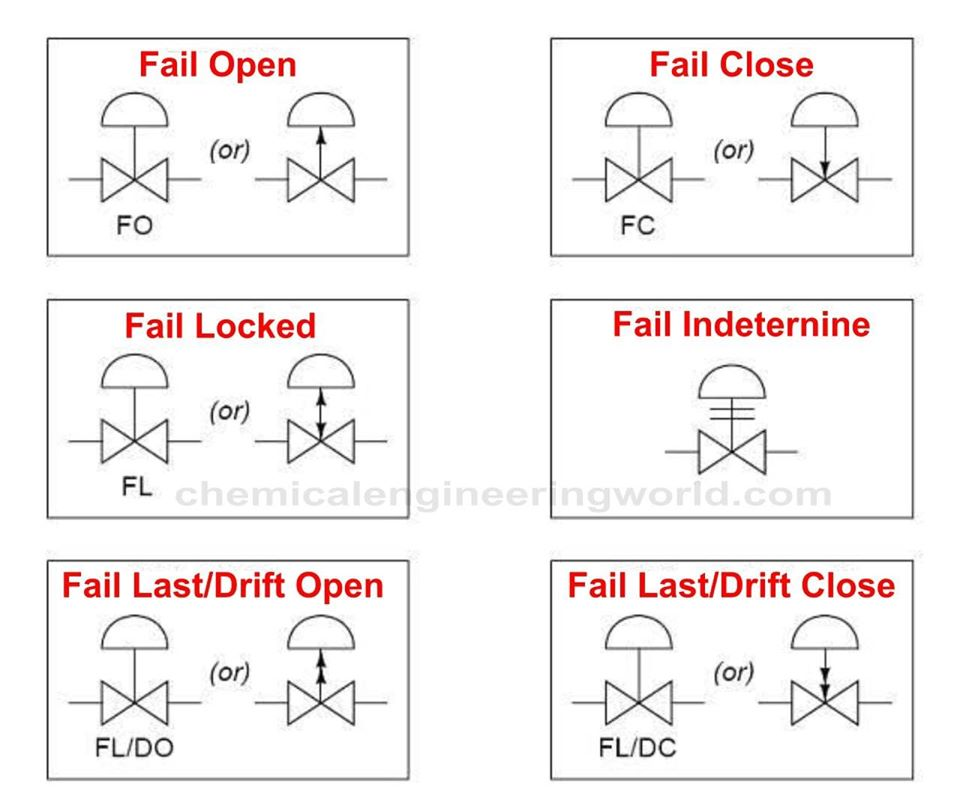
#> input picture notebooks/stage4/gupta_test_sheets/sheets/0.jpg, 960 x 799 px, given as the content of the folder /content/gupta_test/sheets_test, which was not available
$ jupyter execute --allow-errors Stage4_Nemotron_ZeroShot.ipynb   (shell and % lines are left out)   (text cells are left out)
#> lines starting #> are read from the running program, lines starting #| are printed output that depends on the picture; pictures that were not available may be replaced by others from this repository, and a replacement may not be noted
[cell 1]
from pathlib import Path

SHEETS_TEST_DIR = Path("/content/gupta_test/sheets_test"); SHEETS_TEST_DIR.mkdir(parents=True, exist_ok=True)
LABELS_TEST_DIR = Path("/content/gupta_test/labels_test"); LABELS_TEST_DIR.mkdir(parents=True, exist_ok=True)

BASE = "https://raw.githubusercontent.com/TomGeorge45/pid-opensrc-substitution/main/notebooks/stage4/gupta_test_sheets"
TEST_IDS = ["0","103","11","124","129","136","145","148","15","151",
            "157","158","159","176","188","192","194","196","216","233"]

for sid in TEST_IDS:
    !wget -q -O {SHEETS_TEST_DIR}/{sid}.jpg {BASE}/sheets/{sid}.jpg
    !wget -q -O {LABELS_TEST_DIR}/{sid}.txt {BASE}/labels/{sid}.txt

n_sheets = len(list(SHEETS_TEST_DIR.glob('*.jpg')))
print(f"Fetched {n_sheets} sheets + {len(list(LABELS_TEST_DIR.glob('*.txt')))} labels")
# catch silent 404s (wget -O writes an empty file on failure)
#> (the rest of this cell did not finish here and is left out)

[cell 2]
import json, re, time
from pathlib import Path
import torch
from PIL import Image

TILE_SIZE, OVERLAP = 1024, 205

def compute_tile_grid(img_w, img_h, tile_size=TILE_SIZE, overlap=OVERLAP):
    stride = tile_size - overlap
    tiles = []
    y0 = 0
    while y0 < img_h:
        y1 = min(y0 + tile_size, img_h)
        x0 = 0
        while x0 < img_w:
            x1 = min(x0 + tile_size, img_w)
            tiles.append({"x0": x0, "y0": y0, "x1": x1, "y1": y1})
            x0 += stride
        y0 += stride
    return tiles

# [5 lines left out: function yolo_line_to_xyxy, not called in this run]

def load_gt_boxes(label_path, img_w, img_h):
    if not label_path.exists():
        return []
    return [yolo_line_to_xyxy(l, img_w, img_h) for l in label_path.read_text().splitlines() if l.strip()]

def _bbox_center(bbox):
    x0, y0, x1, y1 = bbox
    return (x0 + x1) / 2, (y0 + y1) / 2

# [9 lines left out: functions point_in_box, prediction_point, not called in this run]

def match_predictions_to_gt(predictions, gt_boxes):
    order = sorted(range(len(predictions)),
                   key=lambda i: (predictions[i].get("confidence") is None, -(predictions[i].get("confidence") or 0)))
    gt_taken = [False] * len(gt_boxes)
    n_matched = 0
    for i in order:
        pt = prediction_point(predictions[i])
        for j, box in enumerate(gt_boxes):
            if not gt_taken[j] and point_in_box(pt, box):
                gt_taken[j] = True
                n_matched += 1
                break
    return n_matched, len(predictions), len(gt_boxes)

def precision_recall_f1(predictions, gt_boxes):
    n_matched, n_pred, n_gt = match_predictions_to_gt(predictions, gt_boxes)
    precision = n_matched / n_pred if n_pred else (1.0 if n_gt == 0 else 0.0)
    recall = n_matched / n_gt if n_gt else 1.0
    f1 = 2 * precision * recall / (precision + recall) if (precision + recall) else 0.0
    return {"precision": precision, "recall": recall, "f1": f1, "n_matched": n_matched, "n_pred": n_pred, "n_gt": n_gt}

DEDUP_DISTANCE_PX = 30

# [6 lines left out: function remap_tile_to_sheet, not called in this run]

def stitch_and_dedup(tile_predictions, tile_origins, dedup_distance_px=DEDUP_DISTANCE_PX):
    sheet_preds = []
    for preds, origin in zip(tile_predictions, tile_origins):
        for p in preds:
            sheet_preds.append(remap_tile_to_sheet(p, origin))
    clusters = []
    for pred in sheet_preds:
        pt = prediction_point(pred)
        etype = pred.get("entity_type")
        placed = False
        for cluster in clusters:
            if cluster["type"] != etype:
                continue
            cx, cy = prediction_point(cluster["members"][0])
            if ((pt[0]-cx)**2 + (pt[1]-cy)**2)**0.5 <= dedup_distance_px:
                cluster["members"].append(pred)
                placed = True
                break
        if not placed:
            clusters.append({"type": etype, "members": [pred]})
    deduped = []
    for cluster in clusters:
        members = cluster["members"]
        with_conf = [m for m in members if m.get("confidence") is not None]
        best = max(with_conf, key=lambda m: m["confidence"]) if with_conf else members[0]
        deduped.append(best)
    return deduped, len(sheet_preds)

[cell 3]
from transformers import AutoImageProcessor, AutoModel, AutoTokenizer

# Same upstream transformers-v5 bug we hit with Molmo (huggingface/transformers#43883):
# Nemotron's custom trust_remote_code class predates the `all_tied_weights_keys`
# convention, and v5's loader does `getattr(self, "all_tied_weights_keys", {}).keys()`
# -> AttributeError. Class-level default (empty dict, since .keys() is called on it)
# fixes it; harmless no-op for models that set their own.
import transformers.modeling_utils as _mu
_mu.PreTrainedModel.all_tied_weights_keys = {}

NEMOTRON_MODEL_ID = "nvidia/Llama-3.1-Nemotron-Nano-VL-8B-V1"

t0 = time.time()
# attn_implementation="eager" is required: Nemotron's custom config does
# `"flash_attention" in self._attn_implementation`, which crashes when that attr is
# None (its default in current transformers). Passing a string avoids the TypeError.
#> (the rest of this cell did not finish here and is left out)

[cell 4]
sample_sheet = next(SHEETS_TEST_DIR.glob("*"))
_img = Image.open(sample_sheet).convert("RGB")
_tiles = compute_tile_grid(_img.width, _img.height)
_crop = _img.crop((_tiles[0]["x0"], _tiles[0]["y0"], _tiles[0]["x1"], _tiles[0]["y1"]))
#> _crop is the input picture: PIL image 960x799 RGB; mean R, G, B 245.1, 241.6, 241.5

#> (the rest of this cell did not finish here and is left out)

[cell 5]
test_ids = sorted(p.stem for p in SHEETS_TEST_DIR.glob("*") if p.suffix.lower() in (".jpg", ".jpeg", ".png"))
print(f"Found {len(test_ids)} test sheets (expected 20)")

nemo_totals = {"n_matched": 0, "n_pred": 0, "n_gt": 0}
nemo_parse_failures = 0
nemo_total_tiles = 0

for sheet_id in test_ids:
    img_path = next(SHEETS_TEST_DIR.glob(f"{sheet_id}.*"))
    label_path = LABELS_TEST_DIR / f"{sheet_id}.txt"
    sheet_img = Image.open(img_path).convert("RGB")
    W, H = sheet_img.size
#> W = 960; H = 799
    gt_boxes = load_gt_boxes(label_path, W, H)
#> gt_boxes = []

    tiles = compute_tile_grid(W, H)
    tile_preds, tile_origins = [], []
    for t in tiles:
        nemo_total_tiles += 1
        crop = sheet_img.crop((t["x0"], t["y0"], t["x1"], t["y1"]))
        try:
            raw_text, _lat = run_nemotron(crop)
            dets, err = parse_nemotron(raw_text)
        except Exception as e:
            dets, err = None, str(e)
        if err:
            nemo_parse_failures += 1
            dets = []
        tile_preds.append(dets)
        tile_origins.append((t["x0"], t["y0"]))
#> this loop made 2 passes
#> pass 2, `crop = sheet_img.crop((t["x0"], t["y0"], t["x1"], t["y1"]))`:
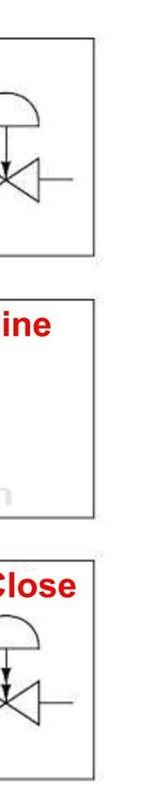
#> crop: PIL image 141x799 RGB; mean R, G, B 247, 244.9, 244.8
#> after the loop, nemo_parse_failures = 2; nemo_total_tiles = 2; tile_origins = [(0, 0), (819, 0)]; tile_preds = [[], []]

    sheet_preds, _ = stitch_and_dedup(tile_preds, tile_origins)
#> the loop in stitch_and_dedup, `for preds, origin in zip(tile_predictions, tile_origins):` made 2 passes
#> after the loop in stitch_and_dedup, `for preds, origin in zip(tile_predictions, tile_origins):`: sheet_preds = []
#> sheet_preds = []
    result = precision_recall_f1(sheet_preds, gt_boxes)
#> after the loop in match_predictions_to_gt, `for i in order:`: n_matched = 0
#> in precision_recall_f1, `precision = n_matched / n_pred if n_pred else (1.0 if n_gt == 0 else 0..`: precision = 1
#> result = {'precision': 1, 'recall': 1, 'f1': 1, 'n_matched': 0, 'n_pred': 0, 'n_gt': 0}
    for k in nemo_totals:
        nemo_totals[k] += result[k]
#> after the loop, nemo_totals = {'n_matched': 0, 'n_pred': 0, 'n_gt': 0}
    print(f"{sheet_id:10s} tiles={len(tiles):2d} gt={result['n_gt']:3d} pred={result['n_pred']:3d} "
          f"matched={result['n_matched']:3d} precision={result['precision']:.2f} recall={result['recall']:.2f} f1={result['f1']:.2f}")
#| 0          tiles= 2 gt=  0 pred=  0 matched=  0 precision=1.00 recall=1.00 f1=1.00

print(f"\n--- Overall Nemotron ({NEMOTRON_MODEL_ID}) — {len(test_ids)} sheets, {nemo_total_tiles} tiles ---")
#| --- Overall Nemotron (nvidia/Llama-3.1-Nemotron-Nano-VL-8B-V1) — 1 sheets, 2 tiles ---
np_ = nemo_totals["n_matched"] / nemo_totals["n_pred"] if nemo_totals["n_pred"] else 0.0
#> np_ = 0
nr = nemo_totals["n_matched"] / nemo_totals["n_gt"] if nemo_totals["n_gt"] else 0.0
#> nr = 0
nf1 = 2*np_*nr/(np_+nr) if (np_+nr) else 0.0
#> nf1 = 0
print(f"Precision: {np_:.3f} | Recall: {nr:.3f} | F1: {nf1:.3f}")
#| Precision: 0.000 | Recall: 0.000 | F1: 0.000
print(f"Parse failures: {nemo_parse_failures}/{nemo_total_tiles} tiles ({100*nemo_parse_failures/nemo_total_tiles:.1f}%)")
#| Parse failures: 2/2 tiles (100.0%)
print(f"\nProvisional pass bar (Stage4_Checklist_Status.md 3.6): F1 >= 0.70")
print("Reference comparison — Molmo2 v1 F1=0.434, Claude v1 F1=0.380 on this same setup.")

[cell 6]
from PIL import Image

sheet_id = "151"
img = Image.open(f"/content/gupta_test/sheets_test/{sheet_id}.jpg").convert("RGB")
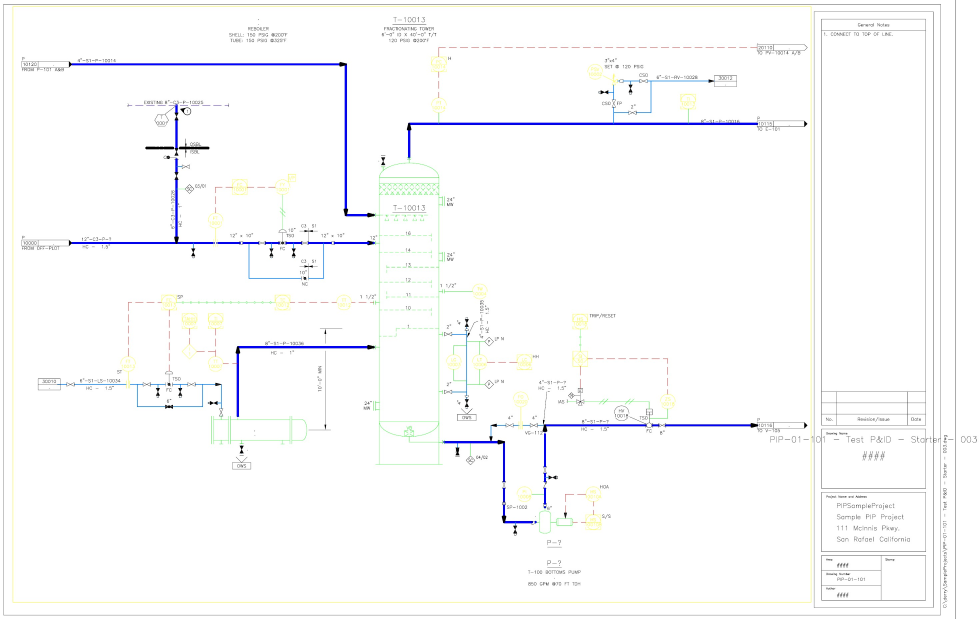
#> input picture notebooks/stage4/dense_sheets_sample/151.jpg, 2935 x 1855 px, given as the content of the folder /content/gupta_test/sheets_test, which was not available (shown at 1/3 size)
#> img is the input picture: PIL image 2935x1855 RGB; mean R, G, B 250.4, 250.7, 251.3
tile = img.crop((0, 0, 1024, 1024))
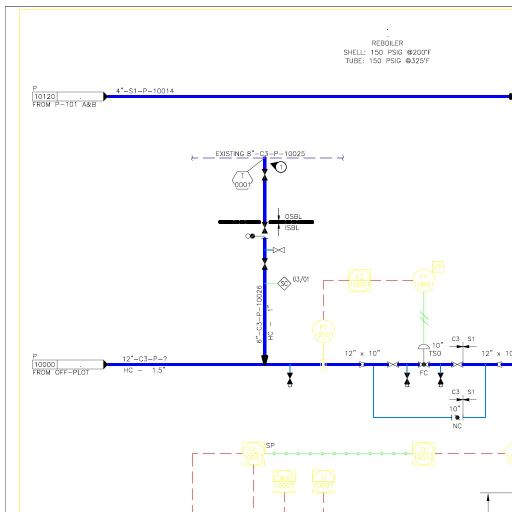
#> tile: PIL image 1024x1024 RGB (shown at 1/2 size); mean R, G, B 249.3, 249.4, 251

#> (the rest of this cell did not finish here and is left out)

[cell 7]
import matplotlib.pyplot as plt
import matplotlib.patches as patches
import json, re

# re-parse raw permissively (tolerant of the non-conforming 4-element format)
#> (the rest of this cell did not finish here and is left out)

[cell 8]
from PIL import ImageOps

def _center(b): x0,y0,x1,y1=b; return (x0+x1)/2,(y0+y1)/2
def _pt_in(pt,box): x,y=pt; x0,y0,x1,y1=box; return x0<=x<=x1 and y0<=y<=y1
def _ppoint(p): return tuple(p["point"]) if p.get("point") is not None else _center(p["bbox"])

# [25 lines left out: functions _prf1, _dedup, not called in this run]

def nemotron_predict(image):
    raw,_=run_nemotron(image)
    return parse_nemotron(raw)

def run_config_dense(sheet_ids, tile_size, overlap, upscale_factor=1, enhance=False, label=""):
#> called with tile_size = 1024, overlap = 205, upscale_factor = 1, enhance = False, label = 'Nemotron / 1024 baseline'
    tot={"n_matched":0,"n_pred":0,"n_gt":0}; pf=0; nt=0
    print(f"\n=== {label} (tile={tile_size}, overlap={overlap}, upscale={upscale_factor}x, enhance={enhance}) ===")
    for sid in sheet_ids:
        img=Image.open(SHEETS_TEST_DIR/f"{sid}.jpg").convert("RGB"); W,H=img.size
#> after `W, H = img.size`: W = 2935; H = 1855
        gt=load_gt_boxes(LABELS_TEST_DIR/f"{sid}.txt",W,H)
#> gt = []
        sp=[]
        for t in compute_tile_grid(W,H,tile_size,overlap):
            nt+=1
            crop=img.crop((t["x0"],t["y0"],t["x1"],t["y1"]))
            infer=crop; scale=1.0
            if upscale_factor and upscale_factor!=1:
                infer=crop.resize((crop.width*upscale_factor,crop.height*upscale_factor),Image.LANCZOS); scale=1.0/upscale_factor
            if enhance: infer=ImageOps.autocontrast(infer)
            dets,err=nemotron_predict(infer)
            if err: pf+=1; dets=[]
            for d in dets:
                bx=d["bbox"]; d["bbox"]=[bx[0]*scale+t["x0"],bx[1]*scale+t["y0"],bx[2]*scale+t["x0"],bx[3]*scale+t["y0"]]
                if d.get("point") is not None: d["point"]=[d["point"][0]*scale+t["x0"],d["point"][1]*scale+t["y0"]]
                sp.append(d)
#> after the loop, nt = 1; pf = 0; sp = []
        r=_prf1(_dedup(sp),gt)
        for k in tot: tot[k]+=r[k]
        print(f"  {sid:6s} gt={r['n_gt']:3d} pred={r['n_pred']:3d} matched={r['n_matched']:3d} P={r['precision']:.2f} R={r['recall']:.2f} F1={r['f1']:.2f}")
    p=tot["n_matched"]/tot["n_pred"] if tot["n_pred"] else 0.0; r=tot["n_matched"]/tot["n_gt"] if tot["n_gt"] else 0.0
    f1=2*p*r/(p+r) if (p+r) else 0.0
    print(f"  OVERALL  P={p:.3f} R={r:.3f} F1={f1:.3f}  | tiles={nt} parse_fail={pf}")
    return {"label":label,"precision":p,"recall":r,"f1":f1}

# compute_tile_grid, load_gt_boxes are defined in the harness cell (section 3)
DENSE = ["151","216","233"]
dense_results = []
#> (the rest of this cell did not finish here and is left out)
